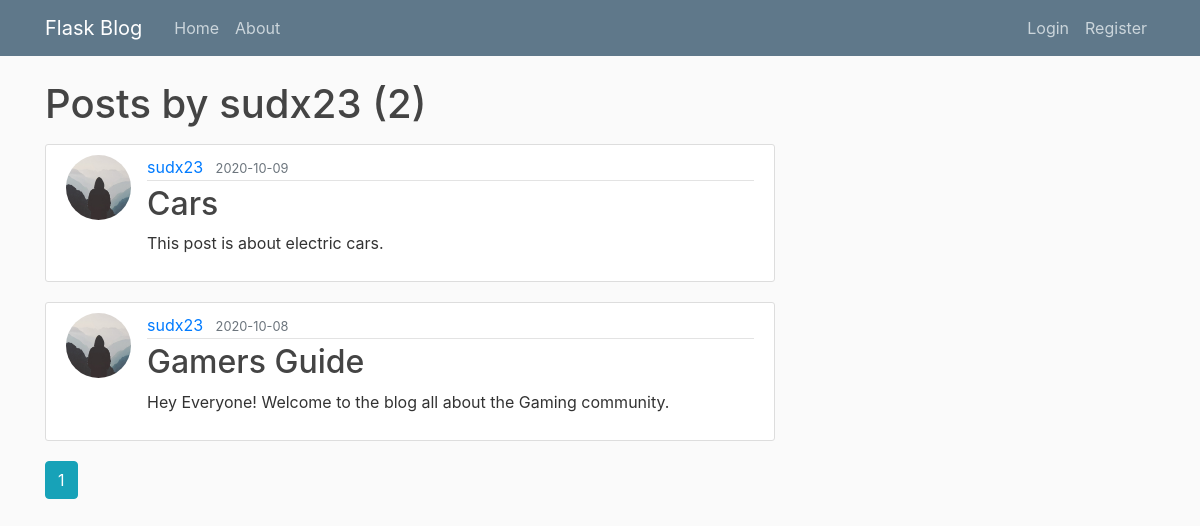
The page /user/sudx23 on the database its author committed.
### flaskblog/models.py (models this page shows, shortened)
class User(db.Model, UserMixin):
    id = db.Column(db.Integer, primary_key=True)
    username = db.Column(db.String(20), unique=True, nullable=False)
    email = db.Column(db.String(120), unique=True, nullable=False)
    image_file = db.Column(db.String(20), nullable=False,
                           default='default.jpg')
    password = db.Column(db.String(60), nullable=False)
    posts = db.relationship('Post', backref='author', lazy=True)

class Post(db.Model):
    id = db.Column(db.Integer, primary_key=True)
    title = db.Column(db.String(100), nullable=False)
    date_posted = db.Column(db.DateTime, nullable=False,
                            default=datetime.utcnow)
    content = db.Column(db.Text, nullable=False)
    user_id = db.Column(db.Integer, db.ForeignKey('user.id'), nullable=False)
    like_count = db.Column(db.Integer)
    dislike_count = db.Column(db.Integer)

### flaskblog/users/routes.py (the view)
@users.route("/user/<string:username>")
def user_posts(username):
    page = request.args.get('page', 1, type=int)
    user = User.query.filter_by(username=username).first_or_404()
    posts = Post.query.filter_by(author=user)\
        .order_by(Post.date_posted.desc())\
        .paginate(page=page, per_page=5)
    return render_template('user_posts.html', posts=posts, user=user)

### flaskblog/templates/user_posts.html
{% extends "layout.html" %}
{% block content %}
    <h1 class="mb-3">Posts by {{ user.username }} ({{ posts.total }})</h1>
    {% for post in posts.items %}
        <article class="media content-section">
          <img class="rounded-circle article-img" src="{{ url_for('static', filename='profile_pics/' + post.author.image_file) }}">
          <div class="media-body">
            <div class="article-metadata">
              <a class="mr-2" href="{{ url_for('users.user_posts', username=post.author.username) }}">{{ post.author.username }}</a>
              <small class="text-muted">{{ post.date_posted.strftime('%Y-%m-%d') }}</small>
            </div>
            <h2><a class="article-title" href="{{ url_for('posts.post', post_id=post.id) }}">{{ post.title }}</a></h2>
            <p class="article-content">{{ post.content }}</p>
          </div>
        </article>
    {% endfor %}
    {% for page_num in posts.iter_pages(left_edge=1, right_edge=1, left_current=1, right_current=2) %}
      {% if page_num %}
        {% if posts.page == page_num %}
          <a class="btn btn-info mb-4" href="{{ url_for('users.user_posts', username=user.username, page=page_num) }}">{{ page_num }}</a>
        {% else %}
          <a class="btn btn-outline-info mb-4" href="{{ url_for('users.user_posts', username=user.username, page=page_num) }}">{{ page_num }}</a>
        {% endif %}
      {% else %}
        ...
      {% endif %}
    {% endfor %}
{% endblock content %}

### flaskblog/static/main.css (style rules this page uses)
body { background: #fafafa; color: #333333; margin-top: 5rem; }
h1, h2, h3, h4, h5, h6 { color: #444444; }
.content-section { background: #ffffff; padding: 10px 20px; border: 1px solid #dddddd; border-radius: 3px; margin-bottom: 20px; }
.article-title { color: #444444; }
.article-content { white-space: pre-line; }
.article-img { height: 65px; width: 65px; margin-right: 16px; }
.article-metadata { padding-bottom: 1px; margin-bottom: 4px; border-bottom: 1px solid #e3e3e3; }
.btn { margin-bottom: 10px; }

### rows shown on the page
User: username "sudx23"
Post: image_file (placeholder picture), author.username "sudx23", date_posted "2020-10-09", title "Cars", content "This post is about electric cars."
Post: image_file (placeholder picture), author.username "sudx23", date_posted "2020-10-08", title "Gamers Guide", content "Hey Everyone! Welcome to the blog all about the Gaming community."

### other values the page prints
{{ posts.total }} "2"
{{ page_num }} "1"
